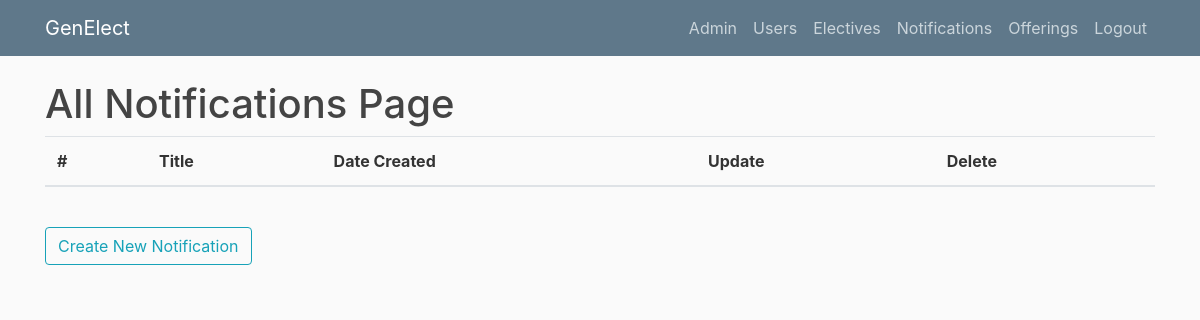
/allnotifications (signed in), run on an earlier commit of the app's database.
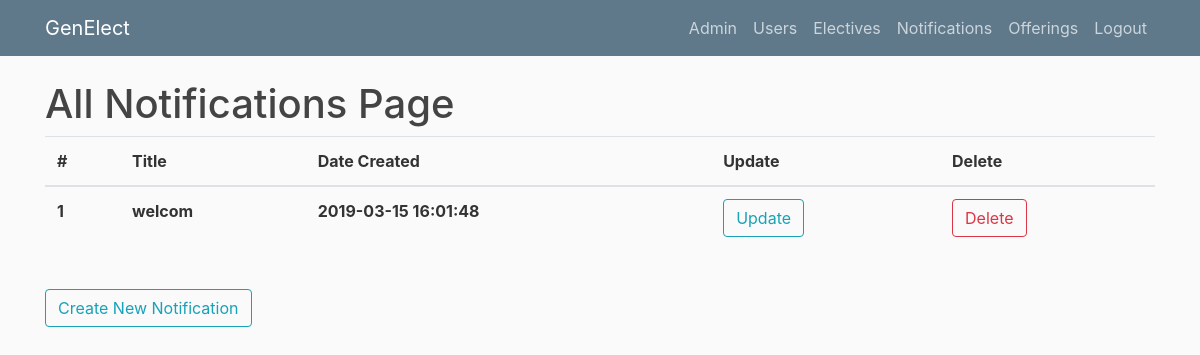
And on a later commit of the database.
### genElect/models.py (models this page shows)
class Base(db.Model):
    __abstract__ = True
    id = db.Column(db.Integer, primary_key=True, autoincrement=True)
    date_created = db.Column(db.DateTime, default=db.func.current_timestamp())
    date_modified = db.Column(db.DateTime, default=db.func.current_timestamp(),
            onupdate=db.func.current_timestamp())

class Notifications(Base):
    title = db.Column(db.String(100))
    notification = db.Column(db.String(1000))

### genElect/__init__.py (the view)
@app.route("/allnotifications")
def allnotifications():
    if current_user.is_authenticated and current_user.role == "admin":
        notifications = Notifications.query.all()
        return render_template('allnotifications.html', notifications=notifications, title="Notifications")
    else:
        return render_template('denied.html')

### genElect/__init__.py (called while the page is built)
@login_manager.user_loader
def load_user(user_id):
    return Users.query.get(int(user_id))

### genElect/templates/allnotifications.html
{% extends "layout.html" %}
{% block content %}
    <h1>All Notifications Page</h1>
	<table class="table">
	  <thead>
	    <tr>
	      <th scope="col">#</th>
	      <th scope="col">Title</th>
	      <th scope="col">Date Created</th>
	      <th scope="col">Update</th>
	      <th scope="col">Delete</th>
	    </tr>
	  </thead>
	  <tbody>
	  	{% for notification in notifications %}
	    <tr>
	      <th scope="row">{{notification.id}}</th>
	      <th scope="row">{{notification.title}}</th>
	      <th scope="row">{{notification.date_created}}</th>
	      <th scope="row"><button type="button" onclick="window.location.href = '/editnotification/{{notification.id}}'" class="btn btn-outline-info">Update</button></th>
	      <th scope="row"><button type="button" onclick="window.location.href = '/deletenotification/{{notification.id}}'" class="btn btn-outline-danger">Delete</button></th>
	    </tr>
	    {% endfor %}
	  </tbody>
	</table>
    <br>
    <button type="button" onclick="window.location.href = '/createnotification'" class="btn btn-outline-info">Create New Notification</button>
{% endblock content %}

What changed in the data, as far as the page shows it:
added Notifications: id "1", title "welcom", date_created "2019-03-15 16:01:48"
